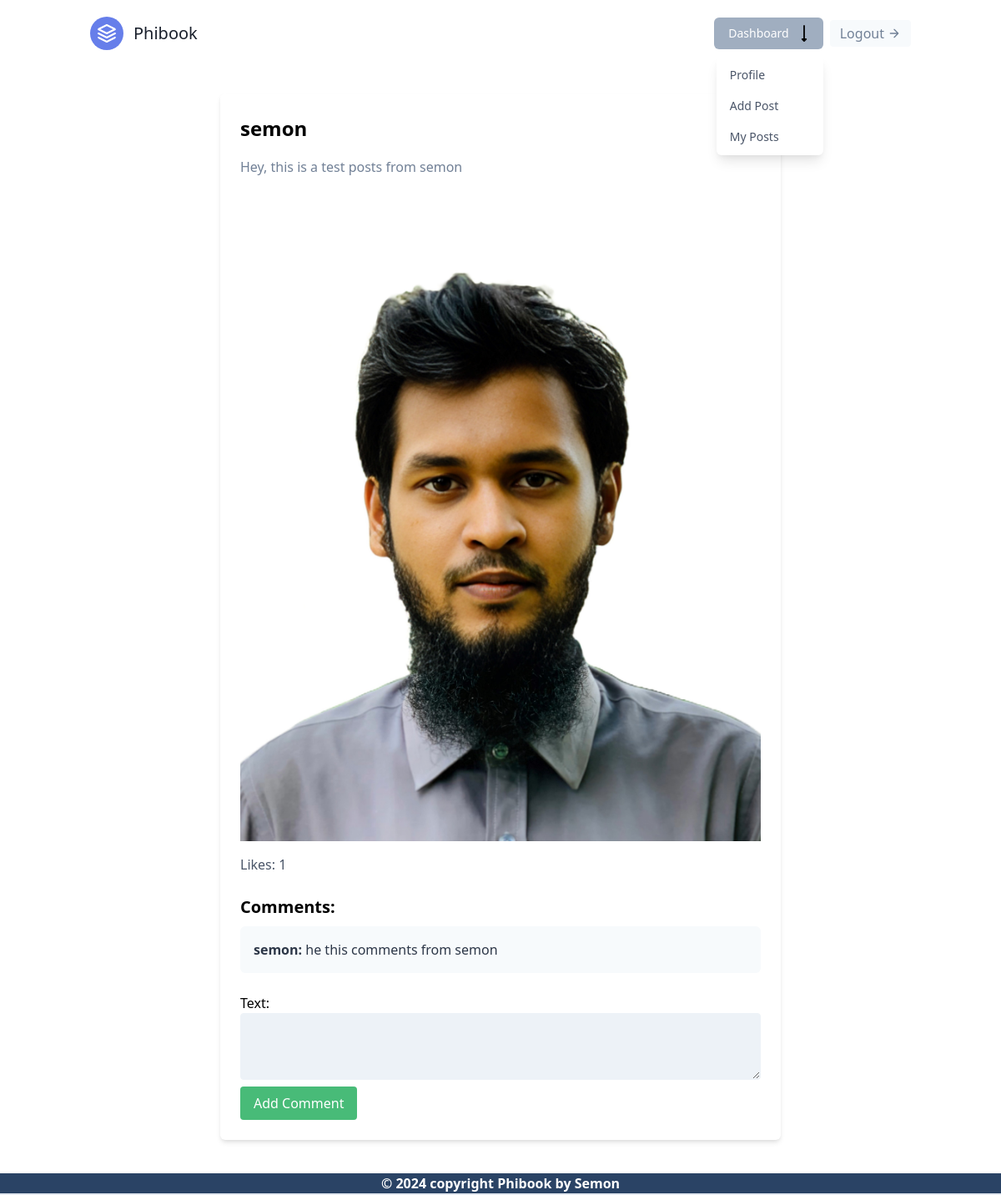
The app's page /posts/post_details/1/ (signed in) with its own data.
### Posts/models.py (models this page shows, shortened)
class Post(models.Model):
    author = models.ForeignKey(User, on_delete=models.CASCADE)
    content = models.TextField()
    image = models.ImageField(upload_to='Posts/images/', blank=True, null=True)
    created_at = models.DateTimeField(auto_now_add=True)
    likes = models.ManyToManyField(User, related_name='liked_posts', blank=True)
    class Meta:
        ordering = ['-created_at']

class Comment(models.Model):
    post = models.ForeignKey(Post, on_delete=models.CASCADE, related_name='comments')
    user = models.ForeignKey(User, on_delete=models.CASCADE)
    text = models.TextField()
    created_at = models.DateTimeField(auto_now_add=True)
    edit_mode = models.BooleanField(default=False)  # Add this line

### Posts/views.py (the view, shortened to what this page needs)
# urls.py: path('post_details/<int:post_id>/', views.post_details, name='post_details'),
@login_required
def post_details(request, post_id):
    post = get_object_or_404(models.Post, id=post_id)
    comments = models.Comment.objects.filter(post=post)
    comment_form = forms.CommentForm()
    return render(request, 'post_details.html', {'post': post, 'comments': comments, 'comment_form': comment_form})

### Posts/forms.py
class CommentForm(forms.ModelForm):
    class Meta:
        model = Comment
        fields = ['text']
    def __init__(self, *args, **kwargs):
        super().__init__(*args, **kwargs)
        for field in self.fields:
            self.fields[field].widget.attrs.update({
                'class': (
                    'appearance-none block w-full h-20 mb-2 bg-gray-200 '
                    'text-gray-700 border border-gray-200 rounded '
                    'py-3 px-4 leading-tight focus:outline-none '
                    'focus:bg-white focus:border-gray-500'
                )
            })

### Posts/templates/post_details.html (shortened to what this page needs)
{% extends 'base.html' %}
{% load static %}
{% block content %}
  <div class="max-w-2xl mx-auto mt-8 p-6 bg-white rounded-md shadow-md">
    <h2 class="text-2xl font-semibold mb-4">{{ post.author }}</h2>
    <p class="text-gray-600 mb-4">{{ post.content }}</p>
    {% if post.image %}
      <img class="w-full h-auto mb-4" src="{{ post.image.url }}" alt="{{ post.title }}">
    {% endif %}
    <p class="text-gray-700">Likes: {{ post.likes.count }}</p>
    <h3 class="text-xl font-semibold mt-6 mb-2">Comments:</h3>
    {% for comment in comments %}
      <div class="bg-gray-100 p-4 rounded-md mb-2">
        <p class="text-gray-800"><strong>{{ comment.user.username }}:</strong> {{ comment.text }}</p>
      </div>
    {% endfor %}
    <form method="post" action="{% url 'post_details' post.id %}" class="mt-6">
      {{ comment_form.as_p }}
      <button type="submit" class="bg-green-500 text-white px-4 py-2 rounded hover:bg-green-600">Add Comment</button>
    </form>
  </div>
{% endblock %}

### records on screen
Post: author "semon", content "Hey, this is a test posts from semon", image (picture), likes.count "1"
Comment: user.username "semon", text "he this comments from semon"
